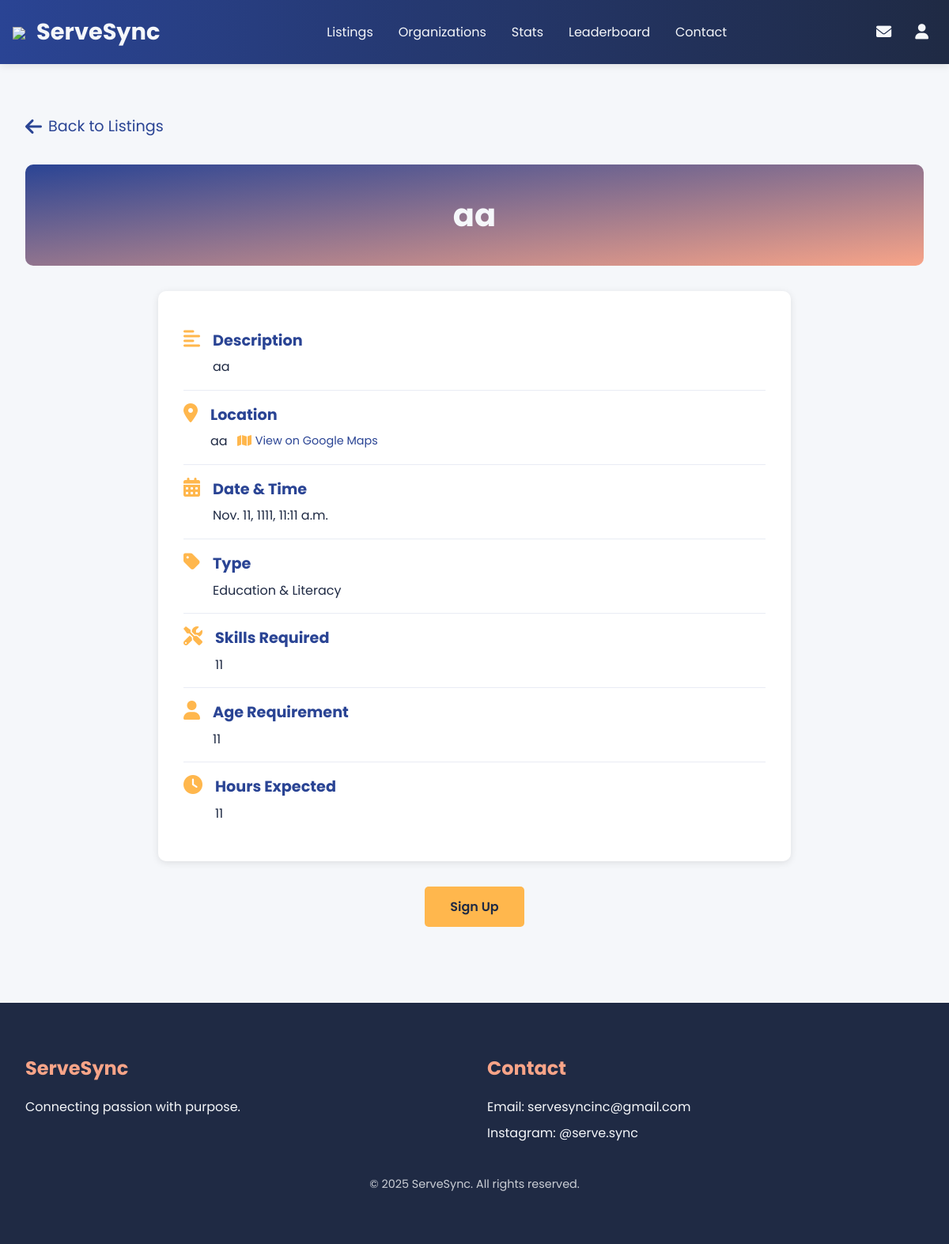
The app's page /student_listings/1/ (signed in), older data.
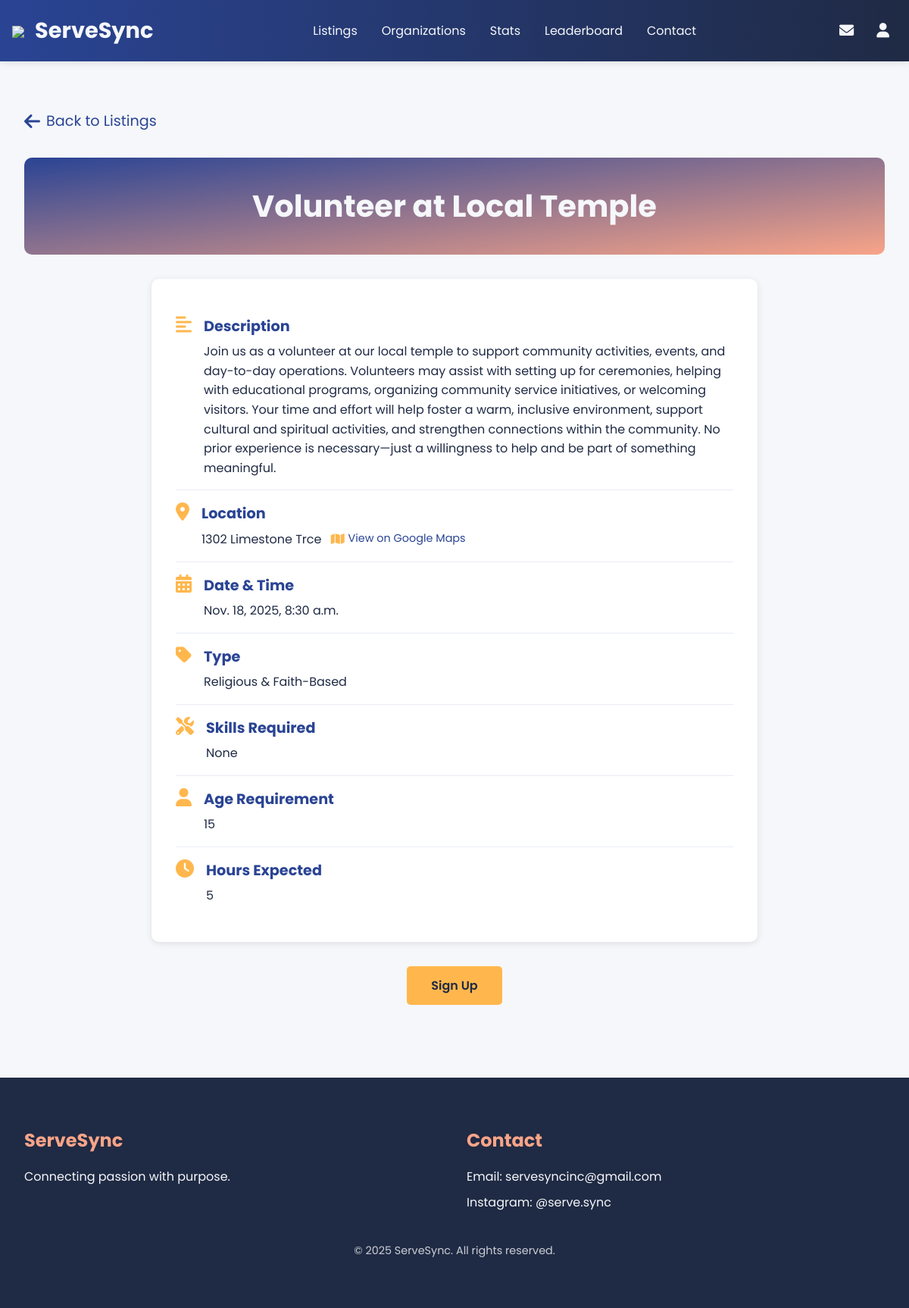
The same page, newer data.
### website/models.py (models this page shows, shortened)
class VolunteerOpportunities(models.Model):
    CATEGORY_CHOICES = [
        ('Community & Social Services', 'Community & Social Services'),
        ('Education & Literacy', 'Education & Literacy'),
        ('Health & Wellness', 'Health & Wellness'),
        ('Environmental & Conservation', 'Environmental & Conservation'),
        ('Animal Welfare', 'Animal Welfare'),
        ('Arts, Culture & Heritage', 'Arts, Culture & Heritage'),
        ('International & Global Causes', 'International & Global Causes'),
        ('Sports & Recreation', 'Sports & Recreation'),
        ('Human Rights & Advocacy', 'Human Rights & Advocacy'),
        ('Emergency & Disaster Relief', 'Emergency & Disaster Relief'),
        ('Religious & Faith-Based', 'Religious & Faith-Based'),
        ('Technology & Innovation', 'Technology & Innovation'),
        ('Civic & Public Service', 'Civic & Public Service'),
        ('Business, Leadership & Professional Development', 'Business, Leadership & Professional Development'),
        ('Youth & Children Services', 'Youth & Children Services'),
        ('Senior Citizens Support', 'Senior Citizens Support'),
        ('Special Events & Fundraising', 'Special Events & Fundraising'),
        ('Skill-Based Volunteering', 'Skill-Based Volunteering'),
        ('Media & Communications', 'Media & Communications'),
        ('Military & Veterans Support', 'Military & Veterans Support'),
    ]
    title = models.CharField(max_length=100)
    description = models.TextField()
    address = models.CharField(max_length=255)
    time = models.DateTimeField()
    skills_required = models.CharField(max_length=255, blank=True, null=True)
    age_requirement = models.PositiveIntegerField(blank=True, null=True)
    hours_expected = models.CharField(max_length=50)  # You can save a range or single number here
    category = models.CharField(max_length=100, choices=CATEGORY_CHOICES)
    posted_by = models.ForeignKey(Organization, on_delete=models.CASCADE, related_name="volunteer_opportunities")
    email = models.EmailField(max_length=255, null=True)

### website/views.py (the view)
# urls.py: path('student_listings/<int:id>/', views.listing_detaill, name='listing_detaill'),
@login_required
def listing_detaill(request, id):
    listing = get_object_or_404(VolunteerOpportunities, id=id)
    time_range = listing.time
    try:
        hours_match = re.match(r"(\d+)\s*hours", listing.hours_expected)
        if hours_match:
            hours = int(hours_match.group(1))
        else:
            hours = 0
        time_parts = listing.time.split(", ")
        if len(time_parts) >= 3:
            date_part = ", ".join(time_parts[:-1])
            time_part = time_parts[-1]
            start_time = datetime.strptime(f"{date_part} {time_part}", "%B %d, %Y %I:%M %p")
            end_time = start_time + timedelta(hours=hours)
            time_range = f"{date_part}, {start_time.strftime('%I:%M %p')} - {end_time.strftime('%I:%M %p')}"
    except (ValueError, AttributeError):
        time_range = listing.time
    has_signed_up = SignupRequest.objects.filter(user=request.user, opportunity=listing).exists()
    context = {
        'listing': listing,
        'time_range': time_range,
        'has_signed_up': has_signed_up,
    }
    return render(request, 'website/listing_detaill.html', context)

### website/models.py (called while the page is built)
    def __str__(self):
        return self.organization_name

### website/templates/website/listing_detaill.html (shortened to what this page needs)
{% load static %}
<!DOCTYPE html>
<html lang="en">
<head>
    <link rel="stylesheet" href="https://cdnjs.cloudflare.com/ajax/libs/font-awesome/6.0.0-beta3/css/all.min.css">
    <link rel="stylesheet" href="https://unpkg.com/aos@next/dist/aos.css"/>
</head>
<body>
    {% include 'website/student_nav.html' %}
    <main>
        <section class="listing-details-section">
            <a href="{% url 'stuorglistview' listing.posted_by.id %}" class="back-btn" data-aos="fade-right">
                <i class="fas fa-arrow-left"></i> Back to Listings
            </a>
            <div class="listing-header" data-aos="fade-down">
                <h1>{{ listing.title }}</h1>
            </div>
            <div class="listing-details" data-aos="fade-up">
                <div class="detail-item">
                    <i class="fas fa-align-left"></i>
                    <div>
                        <h3>Description</h3>
                        <p>{{ listing.description }}</p>
                    </div>
                </div>
                <div class="detail-item">
                    <i class="fas fa-map-marker-alt"></i>
                    <div>
                        <h3>Location</h3>
                        <p>
                            {{ listing.address }}
                            <a href="https://www.google.com/maps/search/?api=1&query={{ listing.address|urlencode }}" target="_blank" class="map-link">
                                <i class="fas fa-map"></i> View on Google Maps
                            </a>
                        </p>
                    </div>
                </div>
                <div class="detail-item">
                    <i class="fas fa-calendar-alt"></i>
                    <div>
                        <h3>Date & Time</h3>
                        <p>{{ time_range }}</p>
                    </div>
                </div>
                <div class="detail-item">
                    <i class="fas fa-tag"></i>
                    <div>
                        <h3>Type</h3>
                        <p>{{ listing.category }}</p>
                    </div>
                </div>
                <div class="detail-item">
                    <i class="fas fa-tools"></i>
                    <div>
                        <h3>Skills Required</h3>
                        <p>{{ listing.skills_required }}</p>
                    </div>
                </div>
                <div class="detail-item">
                    <i class="fas fa-user"></i>
                    <div>
                        <h3>Age Requirement</h3>
                        <p>{{ listing.age_requirement }}</p>
                    </div>
                </div>
                <div class="detail-item">
                    <i class="fas fa-clock"></i>
                    <div>
                        <h3>Hours Expected</h3>
                        <p>{{ listing.hours_expected }}</p>
                    </div>
                </div>
            </div>
            <div class="action-buttons" data-aos="fade-up">
                {% if has_signed_up %}
                    <button class="action-btn signed-up-btn" disabled>Signed Up</button>
                {% else %}
                    <form action="{% url 'submit_signup' %}" method="POST" style="display: inline;">
                        <button type="submit" class="action-btn signup-btn">Sign Up</button>
                    </form>
                {% endif %}
            </div>
        </section>
    </main>
    <footer class="footer">
        <div class="footer-grid">
            <div class="footer-section">
                <h3>ServeSync</h3>
                <p>Connecting passion with purpose.</p>
            </div>
            <div class="footer-section">
                <h3>Contact</h3>
                <p>Email: <a href="mailto:servesyncinc@gmail.com">servesyncinc@gmail.com</a></p>
                <p>Instagram: <a target="_blank" href="https://www.instagram.com/serve.sync/">@serve.sync</a></p>
            </div>
        </div>
        <p class="footer-bottom">© 2025 ServeSync. All rights reserved.</p>
    </footer>
</body>
</html>

### website/templates/website/student_nav.html (shortened to what this page needs)
{% load static %}
<header class="nav">
    <div class="nav-container">
        <a href="{% url 'student' %}" class="nav-logo">
                <img src="https://servesync.app/logo.png" class="nav-logo-img">
                ServeSync
            </a>
        <div class="nav-links">
            <a href="{% url 'studentlistings' %}">Listings</a>
            <a href="{% url 'studentorgview' %}">Organizations</a>
            <a href="{% url 'stats' %}">Stats</a>
            <a href="{% url 'leaderboard' %}">Leaderboard</a>
            <a href="{% url 'studentcontact' %}">Contact</a>
        </div>
        <div class="nav-actions">
            <button class="dropdown-buttons notifications-btn">
                <i class="fas fa-envelope"></i>
            </button>
            <div class="dropdown">
                <button class="dropdown-buttons"><i class="fas fa-user"></i></button>
            </div>
        </div>
    </div>
</header>

### website/templates/website/student_nav.html (style rules this page uses)
* { margin: 0; padding: 0; box-sizing: border-box; font-family: 'Poppins', sans-serif; }
.nav-logo-img { height: 75px; width: auto; margin-right: 8px; vertical-align: middle; }
.nav { width: 100%; background: linear-gradient(to right, #2A4494, #1F2A44); padding: 1rem; box-shadow: 0 2px 10px rgba(0, 0, 0, 0.1); z-index: 1000; }
.nav-container { max-width: 1200px; margin: 0 auto; display: flex; justify-content: space-between; align-items: center; flex-wrap: wrap; }
.nav-logo { font-size: 1.8rem; font-weight: 700; color: #F5F7FA; text-decoration: none; }
.nav-links { display: flex; align-items: center; }
.nav-links a { color: #F5F7FA; text-decoration: none; margin-left: 2rem; font-weight: 400; transition: color 0.3s; }
.nav-actions { display: flex; align-items: center; gap: 10px; }
.dropdown-buttons { background-color: transparent; border: none; color: #F5F7FA; font-size: 1.2rem; cursor: pointer; padding: 10px; }
.dropdown { position: relative; }

### website/templates/website/listing_detaill.html (style rules this page uses)
* { margin: 0; padding: 0; box-sizing: border-box; font-family: 'Poppins', sans-serif; }
html, body { height: 100%; margin: 0; }
body { background: #F5F7FA; color: #1F2A44; line-height: 1.6; display: flex; flex-direction: column; min-height: 100vh; }
main { flex: 1 0 auto; }
.listing-details-section { padding: 4rem 2rem; background: #F5F7FA; }
.back-btn { display: inline-flex; align-items: center; gap: 0.5rem; color: #2A4494; font-size: 1.2rem; text-decoration: none; margin-bottom: 2rem; transition: color 0.3s; }
.back-btn i { font-size: 1.5rem; }
.listing-header { background: linear-gradient(to bottom right, #2A4494, #F8A488); padding: 2rem; border-radius: 10px; text-align: center; margin-bottom: 2rem; }
.listing-header h1 { font-size: 2.5rem; color: #F5F7FA; }
.listing-details { max-width: 800px; margin: 0 auto; background: #FFFFFF; padding: 2rem; border-radius: 10px; box-shadow: 0 2px 10px rgba(0, 0, 0, 0.1); }
.detail-item { display: flex; align-items: flex-start; gap: 1rem; padding: 1rem 0; border-bottom: 1px solid rgba(42, 68, 148, 0.1); }
.detail-item:last-child { border-bottom: none; }
.detail-item i { font-size: 1.5rem; color: #FFB74D; }
.detail-item h3 { font-size: 1.2rem; color: #2A4494; margin-bottom: 0.3rem; }
.detail-item p { font-size: 1rem; color: #1F2A44; }
.map-link { margin-left: 0.5rem; color: #2A4494; text-decoration: none; font-size: 0.9rem; display: inline-flex; align-items: center; gap: 0.3rem; transition: color 0.3s; }
.map-link i { font-size: 1rem; }
.action-buttons { max-width: 800px; margin: 2rem auto; display: flex; gap: 1rem; justify-content: center; }
.action-btn { padding: 0.8rem 2rem; border-radius: 5px; font-size: 1rem; font-weight: 600; text-decoration: none; text-align: center; transition: background 0.3s, transform 0.3s; cursor: pointer; border: none; }
.signup-btn { background: #FFB74D; color: #1F2A44; }
.footer { flex-shrink: 0; background: #1F2A44; padding: 4rem 2rem; color: #F5F7FA; }
.footer-grid { display: grid; grid-template-columns: repeat(auto-fit, minmax(200px, 1fr)); gap: 2rem; max-width: 1200px; margin: 0 auto; }
.footer-section h3 { font-size: 1.5rem; color: #F8A488; margin-bottom: 1rem; }
.footer-section p, .footer-section a { font-size: 1rem; color: #F5F7FA; text-decoration: none; margin: 0.5rem 0; }
.footer-bottom { text-align: center; font-size: 0.9rem; padding-top: 2rem; opacity: 0.8; }

Row changes from the older to the newer data that the page shows:
changed VolunteerOpportunities: title "aa" → "Volunteer at Local Temple"; description "aa" → "Join us as a volunteer at our local temple to support community activities, events, and day-to-day operations. Volunteers may assist with setting up for ceremonies, helping with educational programs, organizing community service initiatives, or welcoming visitors. Your time and effort will help foster a warm, inclusive environment, support cultural and spiritual activities, and strengthen connections within the community. No prior experience is necessary—just a willingness to help and be part of something meaningful."; address "aa" → "1302 Limestone Trce"; time "Nov. 11, 1111, 11:11 a.m." → "Nov. 18, 2025, 8:30 a.m."; category "Education & Literacy" → "Religious & Faith-Based"; skills_required "11" → "None"; age_requirement "11" → "15"; hours_expected "11" → "5"
